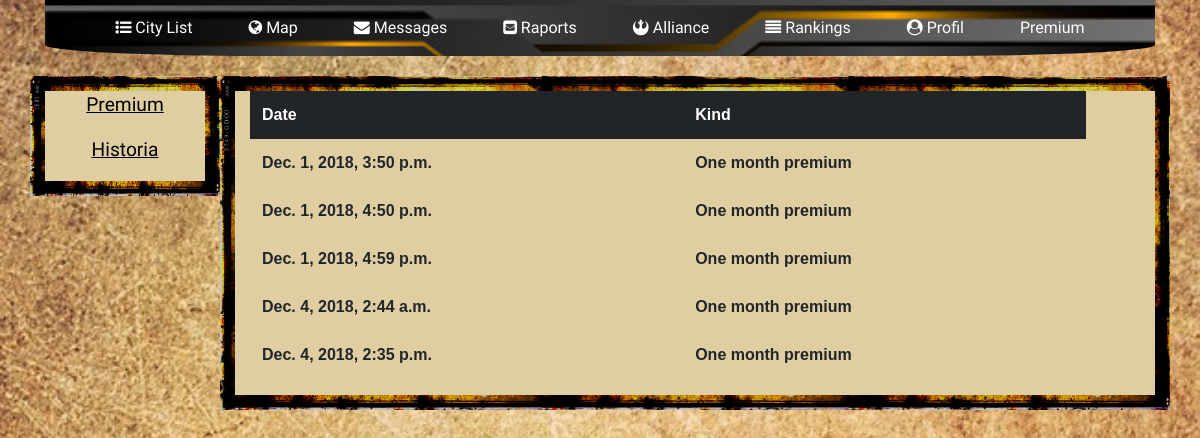
The app's page /premium/historia/ (signed in) with its own data.
### premium/models.py (models this page shows)
class Tranzakcja(models.Model):
    buyer = models.ForeignKey(User, on_delete=models.CASCADE)
    type_of_premium = models.IntegerField(default=1)
    buying_date = models.DateTimeField(default=timezone.now)

### premium/views.py (the view)
# urls.py: path('historia/', views.premium_history, name='premium_history'),
@login_required(login_url='../../../../../../../')
def premium_history(request):
    user = request.user
    tranzakcje = Tranzakcja.objects.all().filter(buyer=user)
    return render(request, 'platnosci.html', {'tranzakcje': tranzakcje})

### premium/templates/platnosci.html (shortened to what this page needs)
<!doctype html>
<html lang="en">
<head>
    {% load static %}
    <link rel="stylesheet" href="https://stackpath.bootstrapcdn.com/bootstrap/4.1.3/css/bootstrap.min.css"
>
    <link rel="stylesheet" href="{% static 'premium/premiumCss.css' %}">
    <link href="https://maxcdn.bootstrapcdn.com/font-awesome/4.7.0/css/font-awesome.min.css" rel="stylesheet">
</head>
<body>
<div class="container">
    <nav class="navbar navbar-expand-lg navbar-dark center">
        <div class="custom-center">
            <div class="collapse navbar-collapse" id="navbarNav">
                <ul class="navbar-nav">
                    <li class="nav-item active">
                        <a class="nav-link" href=""><i class="fa fa-list-ul"></i> City List</a>
                    </li>
                    <li class="nav-item active">
                        <a class="nav-link" href="../../mapa/"><i class="fa fa-globe"></i> Map</a>
                    </li>
                    <li class="nav-item active">
                        <a class="nav-link" href="../../wiadomosci/"><i class="fa fa-envelope"></i> Messages</a>
                    </li>
                    <li class="nav-item active">
                        <a class="nav-link" href="../raporty/"><i class="fa fa-envelope-square"></i> Raports</a>
                    </li>
                    <li class="nav-item active">
                        <a class="nav-link" href="../sojusz/"><i class="fa fa-rebel"></i> Alliance</a>
                    </li>
                    <li class="nav-item active">
                        <a class="nav-link" href="../rankingi/"><i class="fa fa-align-justify"></i> Rankings</a>
                    </li>
                    <li class="nav-item active">
                        <a class="nav-link" href="../profil/"><i class="fa fa-user-circle"></i> Profil</a>
                    </li>
                    <li class="nav-item active">
                        <a class="nav-link" href="../premium/"> Premium</a>
                    </li>
                </ul>
            </div>
        </div>
    </nav>
</div>
<div class="container">
    <div class="row">
        <div class="col-lg-2 premiumPanel text-center">
            <p class="premiumText"><a href="../"><u>Premium</u></a></p>
            <p class="premiumText"><a href=""><u>Historia</u></a></p>
        </div>
        <div class="col-lg-10 premiumPanel text-center">
            <table class="table table-borderless table-hover">
                <thead class="thead-dark">
                <tr>
                    <th>Date</th>
                    <th>Kind</th>
                </tr>
                </thead>
                {% for tranzakcja in tranzakcje %}
                <tr>
                    <td>{{ tranzakcja.buying_date }}</td>
                    {% if tranzakcja.type_of_premium == 1%}
                    <td>One month premium</td>
                    {% endif %}
                    <td>{{ message.created_date }}</td>
                </tr>
                {% endfor %}
            </table>
        </div>
    </div>
</div>
</body>
</html>

### premium/static/premium/premiumCss.css (style rules this page uses)
body { background: url('../cityMap/assets/yellowBackground2.png') no-repeat center center fixed; background-size: cover; }
nav { background: url('../cityMap/assets/yellowBackground3.png'); background-size: 100%; border-bottom-left-radius: 20%; border-bottom-right-radius: 20%; font-family: 'Lobster'; }
.custom-center { margin: auto; }
nav li { margin-left: 20px; margin-right: 20px; }
.premiumPanel { background-color: rgb(223, 206, 162); border: 15px solid transparent; border-image: url('../cityMap/assets/border8.png') 30 round; height: 100%; margin-bottom: 10px; margin-top: 20px; }
.premiumText a { font-family: 'Lobster'; font-size: 1.2em; color: black; }
th, td { border-top: none; font-weight: bold; text-align: left; }
table { font-family: arial, sans-serif; }

### records on screen
Tranzakcja: buying_date "Dec. 1, 2018, 3:50 p.m.", type_of_premium "One month premium"
Tranzakcja: buying_date "Dec. 1, 2018, 4:50 p.m.", type_of_premium "One month premium"
Tranzakcja: buying_date "Dec. 1, 2018, 4:59 p.m.", type_of_premium "One month premium"
Tranzakcja: buying_date "Dec. 4, 2018, 2:44 a.m.", type_of_premium "One month premium"
Tranzakcja: buying_date "Dec. 4, 2018, 2:35 p.m.", type_of_premium "One month premium"
